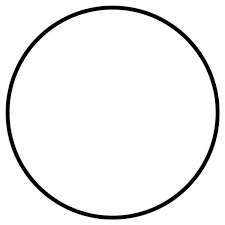
#> input picture circle.png, 225 x 225 px
$ jupyter execute --allow-errors adobe.ipynb
#> lines starting #> are read from the running program, lines starting #| are printed output that depends on the picture; after the words box and inside, x2 and y2 are one past the last pixel; in counts of white or black regions, pixels touching at a corner belong together
<a href="https://colab.research.google.com/github/mounika281005/Adobe_GenSolve_Hackathon/blob/main/adobe.ipynb" target="_parent"></a>

[cell 1]
import os
import numpy as np
import matplotlib.pyplot as plt

def read_csv(csv_path):
    np_path_XYs = np.genfromtxt(csv_path, delimiter=',')
    path_XYs = []
    for i in np.unique(np_path_XYs[:, 0]):
        npXYs = np_path_XYs[np_path_XYs[:, 0] == i][:, 1:]
        XYs = []
        for j in np.unique(npXYs[:, 0]):
            XY = npXYs[npXYs[:, 0] == j][:, 1:]
            XYs.append(XY)
        path_XYs.append(XYs)
    return path_XYs

def combine_paths(*csv_paths):
    combined_XYs = []
    for csv_path in csv_paths:
        combined_XYs.extend(read_csv(csv_path))
    return combined_XYs

def detect_shapes_and_symmetry(path_XYs):
    # Placeholder for shape and symmetry detection logic
    detected_shapes = path_XYs  # Assume we just return what we found for now
    return detected_shapes

def detect_connected_shape(path_XYs):
    # Placeholder for occlusion handling logic for connected shapes
    connected_shape = path_XYs  # Assume we just return what we found for now
    return connected_shape

def detect_disconnected_shape(path_XYs):
    # Placeholder for occlusion handling logic for disconnected shapes
    disconnected_shapes = path_XYs  # Assume we just return what we found for now
    return disconnected_shapes

def plot(path_XYs, title="Plot"):
    fig, ax = plt.subplots(tight_layout=True, figsize=(8, 8))
    colours = ['b', 'g', 'r', 'c', 'm', 'y', 'k']
    for i, XYs in enumerate(path_XYs):
        c = colours[i % len(colours)]
        for XY in XYs:
            ax.plot(XY[:, 0], XY[:, 1], c=c, linewidth=2)
    ax.set_aspect('equal')
    plt.title(title)
    plt.show()

def compare_curves(input_XYs, expected_XYs, tolerance=1e-3):
    for i, (input_curve, expected_curve) in enumerate(zip(input_XYs, expected_XYs)):
        for j, (input_polyline, expected_polyline) in enumerate(zip(input_curve, expected_curve)):
            if len(input_polyline) != len(expected_polyline):
                print(f"Curve {i+1}, Polyline {j+1}: Number of points differs ({len(input_polyline)} vs {len(expected_polyline)})")
                continue
            if np.allclose(input_polyline, expected_polyline, atol=tolerance):
                print(f"Curve {i+1}, Polyline {j+1}: Matches Expected Output")
            else:
                print(f"Curve {i+1}, Polyline {j+1}: Does NOT Match Expected Output")

# Example 1: Single file input and output comparison
input_csv_file_path = r"/content/isolated.csv"
expected_output_csv_file_path = r"/content/isolated_sol.csv"

#> (the rest of this cell did not finish here and is left out)

[cell 2]
import cv2
import numpy as np
from sklearn.metrics import pairwise_distances
import matplotlib.pyplot as plt

def check_symmetry(contour, axis):
    # Reshape contour to be a 2D array
    contour = contour.reshape(-1, 2)  # Reshape to (number of points, 2)

    # Reflect the contour across the given axis
    contour_flipped = np.copy(contour)
    if axis == 'vertical':
        contour_flipped[:, 0] = -contour_flipped[:, 0] + contour[:, 0].max()
    elif axis == 'horizontal':
        contour_flipped[:, 1] = -contour_flipped[:, 1] + contour[:, 1].max()
    elif axis == 'diagonal':
        contour_flipped = np.array([contour[:, 1], contour[:, 0]]).T

    # Calculate the pairwise distances between the original and flipped contours
    distances = pairwise_distances(contour, contour_flipped)
    min_dist = np.min(distances, axis=1)

    # If the distances are small enough, the shape is symmetric
    return np.all(min_dist < 1e-2)

def draw_symmetry_line(image, axis):
    h, w = image.shape[:2]
    if axis == 'vertical':
        cv2.line(image, (w//2, 0), (w//2, h), (255, 0, 0), 2)
    elif axis == 'horizontal':
        cv2.line(image, (0, h//2), (w, h//2), (255, 0, 0), 2)
    elif axis == 'diagonal':
        cv2.line(image, (0, h), (w, 0), (255, 0, 0), 2)

# Load the image and convert to grayscale
image = cv2.imread('circle.png', cv2.IMREAD_GRAYSCALE)
#> image is the input picture: shape (225, 225); min 0, max 255, mean 242

# Threshold the image to binary
_, binary = cv2.threshold(image, 127, 255, cv2.THRESH_BINARY)
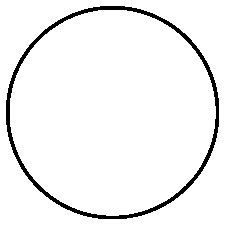
#> binary: shape (225, 225); 95% white; 1 black region, box (x1, y1, x2, y2) and area: (6, 6, 219, 219) 2522

# Find contours
contours, _ = cv2.findContours(binary, cv2.RETR_EXTERNAL, cv2.CHAIN_APPROX_SIMPLE)
#> contours = [[[0, 0], [0, 224], [224, 224], [224, 0]]]

# Check for symmetry
axes = ['vertical', 'horizontal', 'diagonal']
symmetries = {axis: check_symmetry(contours[0], axis) for axis in axes}
#> in check_symmetry, `contour = contour.reshape(-1, 2)`: contour = [[0, 0], [0, 224], [224, 224], [224, 0]]
#> in check_symmetry, `distances = pairwise_distances(contour, contour_flipped)`: distances = [[224, 316.8, 224, 0], [316.8, 224, 0, 224], [224, 0, 224, 316.8], [0, 224, 316.8, 224]]
#> in check_symmetry, `min_dist = np.min(distances, axis=1)`: min_dist = [0, 0, 0, 0]
#> symmetries = {'vertical': True, 'horizontal': True, 'diagonal': True}

# Draw lines of symmetry on a colored image
image_colored = cv2.cvtColor(image, cv2.COLOR_GRAY2BGR)
for axis in axes:
    if symmetries[axis]:
        draw_symmetry_line(image_colored, axis)
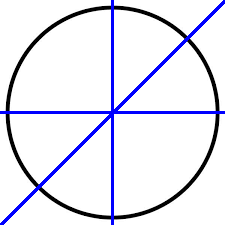
#> image_colored: shape (225, 225, 3); 4.81% of pixels changed, all inside (x1, y1, x2, y2) = (0, 0, 225, 225)

# Print the symmetry results
for axis, is_symmetric in symmetries.items():
    print(f"{axis.capitalize()} Symmetry: {is_symmetric}")
#> this loop made 3 passes
#> axis on passes 1 to 3: 'vertical', 'horizontal', 'diagonal'
#| Vertical Symmetry: True
#| Horizontal Symmetry: True
#| Diagonal Symmetry: True

# Display the image with symmetry lines
plt.figure(figsize=(10, 10))
plt.imshow(cv2.cvtColor(image_colored, cv2.COLOR_BGR2RGB))
plt.title("Symmetry Lines")
plt.show()

[cell 3]
import cv2
import matplotlib.pyplot as plt
import numpy as np

# Read the image
img = cv2.imread("/content/shapes.png")
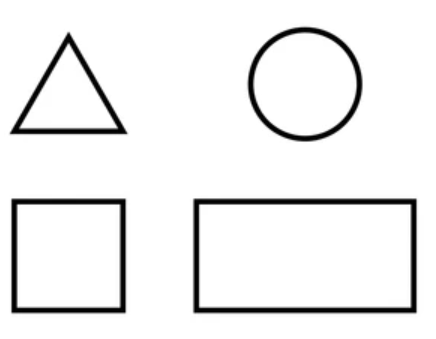
#> input picture shapes.png, 436 x 339 px, found by its file name
#> img is the input picture: shape (339, 436, 3); mean B, G, R 238.4, 238.4, 238.4

# Convert the image to a grayscale image
gray = cv2.cvtColor(img, cv2.COLOR_BGR2GRAY)

# Add threshold to create a binary image
_, threshold = cv2.threshold(gray, 127, 255, cv2.THRESH_BINARY)
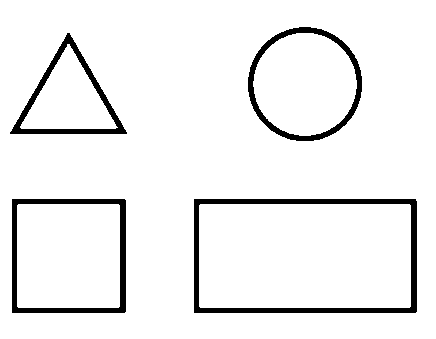
#> threshold: shape (339, 436); 93.7% white; 4 black regions

# Find contours to detect the edges
contours, _ = cv2.findContours(threshold, cv2.RETR_TREE, cv2.CHAIN_APPROX_SIMPLE)
#> contours = 9 contours; largest, box (x1, y1, x2, y2) and area: (0, 0, 436, 339) 147030, (193, 198, 418, 314) 25754, (199, 204, 411, 308) 21731, (11, 198, 127, 314) 13220, (17, 204, 120, 308) 10504

# Iterate through each contour to detect shapes
for contour in contours:
    # Approximate the contour with a polygon
    approx = cv2.approxPolyDP(contour, 0.01 * cv2.arcLength(contour, True), True)

    # Draw the contour on the original image
    cv2.drawContours(img, [approx], 0, (0, 0, 255), 5)

    # Find the center point of the shape
    M = cv2.moments(contour)
    if M['m00'] != 0:
        x = int(M["m10"] / M["m00"])
        y = int(M["m01"] / M["m00"])

        # Determine the shape based on the number of vertices
        num_vertices = len(approx)
        if num_vertices == 3:
            shape_name = "Triangle"
        elif num_vertices == 4:
            aspect_ratio = float(cv2.boundingRect(approx)[2]) / cv2.boundingRect(approx)[3]
            if aspect_ratio >= 0.95 and aspect_ratio <= 1.05:
                shape_name = "Square"
            else:
                shape_name = "Rectangle"
        elif num_vertices == 5:
            shape_name = "Pentagon"
        elif num_vertices == 6:
            shape_name = "Hexagon"
        elif num_vertices > 6 and num_vertices % 2 == 1:
            # Check for star shape by analyzing the contour convexity
            if cv2.isContourConvex(approx) == False:
                shape_name = "Star"
            else:
                shape_name = "Polygon"
        else:
            shape_name = "Circle"

        # Put the shape name at the center of the shape
        cv2.putText(img, shape_name, (x - 50, y), cv2.FONT_HERSHEY_SIMPLEX, 0.6, (0, 255, 0), 2)
#> this loop made 9 passes
#> (approx, x, y, num_vertices, aspect_ratio, shape_name) on passes 1 to 5: ([[0, 0], [0, 338], [435, 338], [435, 0]], 217, 169, 4, 1.29, 'Rectangle'), ([[193, 199], [415, 198], [417, 311], [194, 313]], 304, 255, 4, 1.94, 'Rectangle'), ([[199, 205], [200, 307], [410, 306], [409, 204]], 304, 255, 4, 2.04, 'Rectangle'), ([[11, 199], [124, 198], [126, 311], [12, 313]], 68, 255, 4, 1, 'Square'), ([[18, 204], [17, 306], [118, 307], [119, 205]], 68, 255, 4, 0.99, 'Square')
#> (approx, x, y, num_vertices, shape_name) on passes 6 to 7: ([[67, 32], [126, 134], [9, 133]], 68, 99, 3, 'Triangle'), ([[20, 126], [117, 127], [69, 44]], 68, 99, 3, 'Triangle')
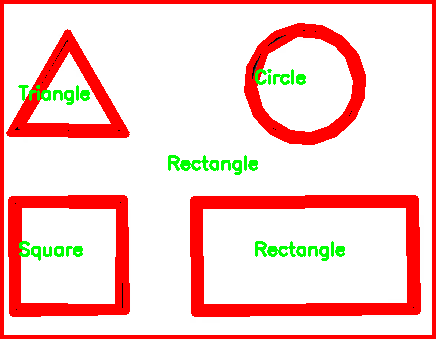
#> img: shape (339, 436, 3); mean B, G, R 200.6, 205.5, 249.8

# Display the final image with shapes detected
plt.imshow(cv2.cvtColor(img, cv2.COLOR_BGR2RGB))
plt.axis('off')
plt.show()

[cell 4]
import cv2
import numpy as np
import matplotlib.pyplot as plt

def detect_contours(image):
    """Detect contours in the image."""
    gray = cv2.cvtColor(image, cv2.COLOR_BGR2GRAY)
    blurred = cv2.GaussianBlur(gray, (5, 5), 0)
    edged = cv2.Canny(blurred, 50, 150)
    contours, _ = cv2.findContours(edged, cv2.RETR_EXTERNAL, cv2.CHAIN_APPROX_SIMPLE)
    return contours

def complete_circle(image, contour):
    """Approximate and complete the circle."""
    # Fit a minimum enclosing circle to the contour
    center, radius = cv2.minEnclosingCircle(contour)
    center = (int(center[0]), int(center[1]))
    radius = int(radius)

    # Draw the complete circle on the original image
    completed_image = image.copy()
    cv2.circle(completed_image, center, radius, (0, 165, 255), -1)  # Use the color of the orange circle

    return completed_image

# Load the image
image_path = "/content/gfg2.png"
image = cv2.imread(image_path)
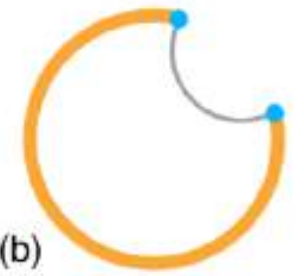
#> input picture gfg2.png, 304 x 276 px, found by its file name
#> image is the input picture: shape (276, 304, 3); mean B, G, R 231, 242.5, 248.8

# Detect contours
contours = detect_contours(image)
#> in detect_contours, `gray = cv2.cvtColor(image, cv2.COLOR_BGR2GRAY)`:
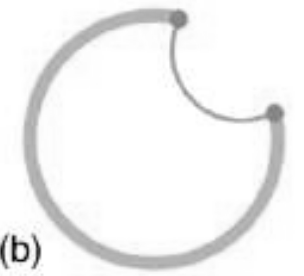
#> gray: shape (276, 304); min 4, max 255, mean 243.1
#> in detect_contours, `edged = cv2.Canny(blurred, 50, 150)`:
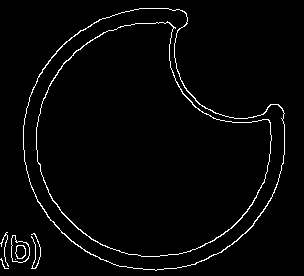
#> edged: shape (276, 304); 2.6% white in thin lines or dots, all inside (x1, y1, x2, y2) = (0, 8, 285, 271)
#> in detect_contours, `contours, _ = cv2.findContours(edged, cv2.RETR_EXTERNAL, cv2.CHAIN_APP..`: contours = 5 contours, 3 with area under 20; largest, box (x1, y1, x2, y2) and area: (23, 8, 285, 271) 46806, (11, 235, 30, 263) 360

# Assume the largest contour is the one we want to complete
largest_contour = max(contours, key=cv2.contourArea)
#> largest_contour = contour of 358 points, box (x1, y1, x2, y2) (23, 8, 285, 271), area 46806

# Complete the circle
completed_image = complete_circle(image, largest_contour)
#> in complete_circle, `center, radius = cv2.minEnclosingCircle(contour)`: center = (154.1, 139.1); radius = 132.5
#> in complete_circle, `center = (int(center[0]), int(center[1]))`: center = (154, 139)
#> in complete_circle, `radius = int(radius)`: radius = 132
#> in complete_circle, `cv2.circle(completed_image, center, radius, (0, 165, 255), -1)`:
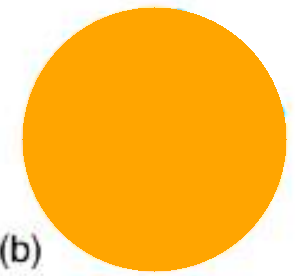
#> completed_image: shape (276, 304, 3); mean B, G, R 86.1, 194.5, 253.2

# Display the results
plt.figure(figsize=(10, 5))
plt.subplot(1, 2, 1)
plt.imshow(cv2.cvtColor(image, cv2.COLOR_BGR2RGB))
plt.title("Original Image")

plt.subplot(1, 2, 2)
plt.imshow(cv2.cvtColor(completed_image, cv2.COLOR_BGR2RGB))
plt.title("Completed Image")
plt.show()
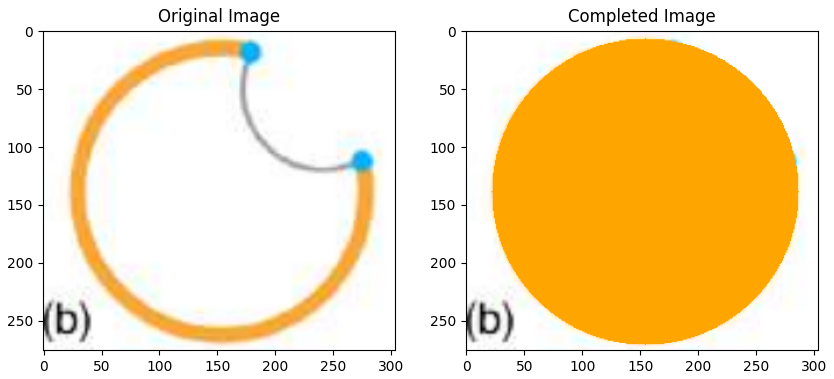
#> figure drawn by matplotlib, 2 panels
